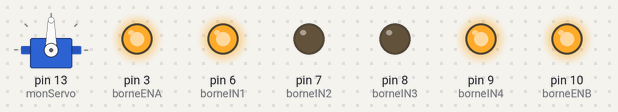
A sketch run on a simulated Arduino Uno, built with avr-gcc and run on an emulated ATmega328P. Parts: servo, output pins drawn as LEDs (lit = HIGH).

Above: at 0.05 s.
At 0.9 s:
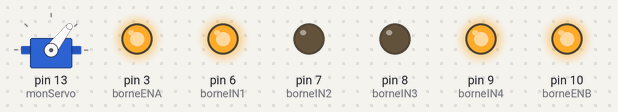
At 1.85 s:
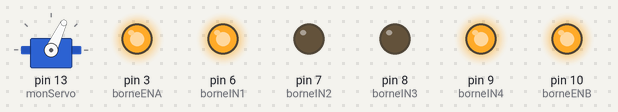
At 2.4 s:
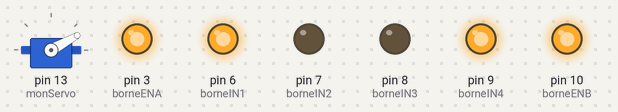
At 3.4 s:
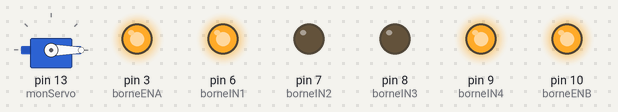
At 6.8 s:
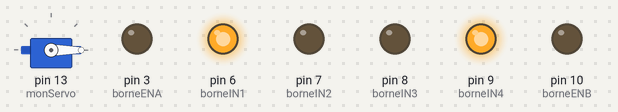
Timing chart, 0 to 7.9 s (numbered marks = the images above):
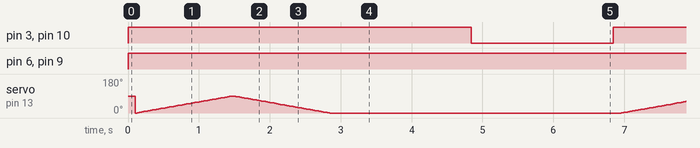

Measured:
- by itself, pin 3 (borneENA), pin 10 (borneENB): alternates HIGH for 4.8 s and LOW for 2.0 s
- by itself, pin 6 (borneIN1), pin 9 (borneIN4): LOW → HIGH at 0.00 s

The sketch:

pontHmoteurEtServo.ino
```cpp
#define borneENA        3      // On associe la borne "ENA" du L298N à la pin D10 de l'Arduino (PWM possible sur cette broche)
#define borneIN1        6       // On associe la borne "IN1" du L298N à la pin D9 de l'Arduino
#define borneIN2        7       // On associe la borne "IN2" du L298N à la pin D8 de l'Arduino
#define borneIN3        8       // On associe la borne "IN3" du L298N à la pin D7 de l'Arduino
#define borneIN4        9       // On associe la borne "IN4" du L298N à la pin D6 de l'Arduino
#define borneENB        10       // On associe la borne "ENB" du L298N à la pin D5 de l'Arduino (PWM possible sur cette broche)

//*************************//
// Constantes du programme //
//*************************//
#define delaiChangementVitesse     20       // Défini un petit délai, exprimé en millisecondes, avant tout autre changement de vitesse
#define vitesseMinimale            60       // Rapport cylique minimal du signal PWM, pour faire tourner le moteur au minimum de sa vitesse (en pratique, on évitera de trop approcher la valeur  0)
#define vitesseMaximale            255      // Rapport cylique maximal du signal PWM, pour faire tourner le moteur au maximum de sa vitesse

const char MARCHE_AVANT   = 'V';            // Défini une constante pour la "marche avant" (peu importe la valeur)
const char MARCHE_ARRIERE = 'R';            // Défini une constante pour la "marche arrière" (peu importe la valeur)

//************************//
// Variables du programme //
//************************//
int vitesse;                    // Spécifie la vitesse de rotation du moteur, entre son minimum (0) et son maximum (255) <= signal PWM
#include <Servo.h>
Servo monServo;
//*******//
// SETUP //
//*******//
void setup() {
  monServo.attach(13);
  // Configuration de toutes les pins de l'Arduino en "sortie" (car elles attaquent les entrées du module L298N)
  pinMode(borneENA, OUTPUT);
  pinMode(borneIN1, OUTPUT);
  pinMode(borneIN2, OUTPUT);
  pinMode(borneIN3, OUTPUT);
  pinMode(borneIN4, OUTPUT);
  pinMode(borneENB, OUTPUT);
}

//**************************//
// Boucle principale : LOOP //
//**************************//
void loop() {
  digitalWrite(borneIN1,HIGH);
  digitalWrite(borneIN2,LOW);
  digitalWrite(borneENA,HIGH);
  digitalWrite(borneIN3,LOW);
  digitalWrite(borneIN4,HIGH);
  digitalWrite(borneENB,HIGH);
  delay(100);
  for (int i = 0; i <= 90; i++) {
    monServo.write(i);
    delay(15);
  }
  for (int i = 90; i >= 0; i--) {
    monServo.write(i);
    delay(15);
  }
  delay(2000);
  digitalWrite(borneENB,LOW);
  digitalWrite(borneENA,LOW);
  delay(2000);
}


//************************************************************************************//
// Fonction : configurerSensDeRotationPontA()                                         //
// But :      Permet de définir le sens de rotation du moteu branché sur le pont A    //
//************************************************************************************//
void configurerSensDeRotationPontA(char sensDeRotation) {

  if(sensDeRotation == MARCHE_AVANT) {
    // Configuration du L298N en "marche avant", pour le moteur connecté au pont A. Selon sa table de vérité, il faut que :
    digitalWrite(borneIN1, HIGH);                 // L'entrée IN1 doit être au niveau haut
    digitalWrite(borneIN2, LOW);                  // L'entrée IN2 doit être au niveau bas
  }

  if(sensDeRotation == MARCHE_ARRIERE) {
    // Configuration du L298N en "marche arrière", pour le moteur câblé sur le pont A. Selon sa table de vérité, il faut que :
    digitalWrite(borneIN1, LOW);                  // L'entrée IN1 doit être au niveau bas
    digitalWrite(borneIN2, HIGH);                 // L'entrée IN2 doit être au niveau haut
  }
}

//************************************************************************************//
// Fonction : changeVitesseMoteurPontA()                                              //
// But :      Change la vitesse de rotation du moteur branché sur le pont A           //
//            (cette valeur doit être comprise entre 0 et 255)                        //
//************************************************************************************//
void changeVitesseMoteurPontA(int nouvelleVitesse) {

  // Génère un signal PWM permanent, de rapport cyclique égal à "nouvelleVitesse" (valeur comprise entre 0 et 255)
  analogWrite(borneENA, nouvelleVitesse);
}
```
